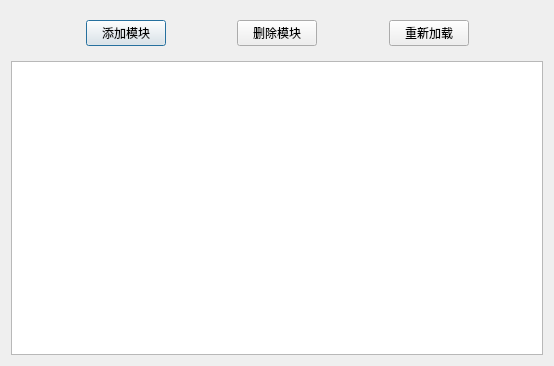
<?xml version="1.0" encoding="UTF-8"?>
<ui version="4.0">
 <class>ModulesManager</class>
 <widget class="QDialog" name="ModulesManager">
  <property name="geometry">
   <rect>
    <x>0</x>
    <y>0</y>
    <width>554</width>
    <height>366</height>
   </rect>
  </property>
  <property name="windowTitle">
   <string>模块管理</string>
  </property>
  <layout class="QVBoxLayout" name="verticalLayout">
   <item>
    <widget class="QWidget" name="widget" native="true">
     <layout class="QHBoxLayout" name="horizontalLayout">
      <item>
       <spacer name="horizontalSpacer">
        <property name="orientation">
         <enum>Qt::Horizontal</enum>
        </property>
        <property name="sizeHint" stdset="0">
         <size>
          <width>40</width>
          <height>20</height>
         </size>
        </property>
       </spacer>
      </item>
      <item>
       <widget class="QPushButton" name="pushButton">
        <property name="text">
         <string>添加模块</string>
        </property>
       </widget>
      </item>
      <item>
       <spacer name="horizontalSpacer_3">
        <property name="orientation">
         <enum>Qt::Horizontal</enum>
        </property>
        <property name="sizeHint" stdset="0">
         <size>
          <width>40</width>
          <height>20</height>
         </size>
        </property>
       </spacer>
      </item>
      <item>
       <widget class="QPushButton" name="pushButton_2">
        <property name="text">
         <string>删除模块</string>
        </property>
       </widget>
      </item>
      <item>
       <spacer name="horizontalSpacer_2">
        <property name="orientation">
         <enum>Qt::Horizontal</enum>
        </property>
        <property name="sizeHint" stdset="0">
         <size>
          <width>40</width>
          <height>20</height>
         </size>
        </property>
       </spacer>
      </item>
      <item>
       <widget class="QPushButton" name="pushButton_3">
        <property name="text">
         <string>重新加载</string>
        </property>
       </widget>
      </item>
      <item>
       <spacer name="horizontalSpacer_4">
        <property name="orientation">
         <enum>Qt::Horizontal</enum>
        </property>
        <property name="sizeHint" stdset="0">
         <size>
          <width>40</width>
          <height>20</height>
         </size>
        </property>
       </spacer>
      </item>
     </layout>
    </widget>
   </item>
   <item>
    <widget class="QTableWidget" name="tableWidget"/>
   </item>
  </layout>
 </widget>
 <resources/>
 <connections/>
</ui>
